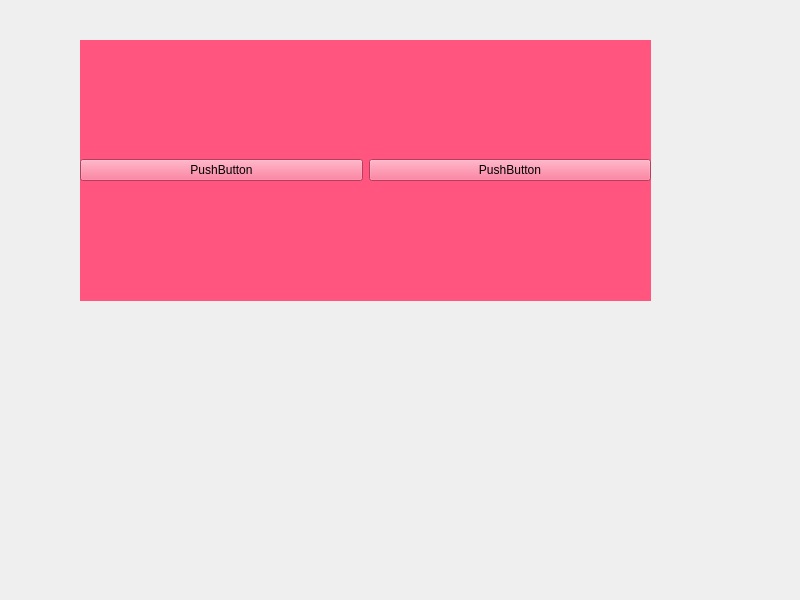
<?xml version="1.0" encoding="UTF-8"?>
<ui version="4.0">
 <class>MainWindow</class>
 <widget class="QMainWindow" name="MainWindow">
  <property name="geometry">
   <rect>
    <x>0</x>
    <y>0</y>
    <width>800</width>
    <height>600</height>
   </rect>
  </property>
  <property name="windowTitle">
   <string>MainWindow</string>
  </property>
  <widget class="QWidget" name="centralwidget">
   <widget class="QWidget" name="widget" native="true">
    <property name="geometry">
     <rect>
      <x>80</x>
      <y>40</y>
      <width>571</width>
      <height>261</height>
     </rect>
    </property>
    <property name="styleSheet">
     <string notr="true">background-color: rgb(255, 85, 127);</string>
    </property>
    <layout class="QHBoxLayout" name="horizontalLayout">
     <item>
      <widget class="QPushButton" name="pushButton">
       <property name="text">
        <string>PushButton</string>
       </property>
      </widget>
     </item>
     <item>
      <widget class="QPushButton" name="pushButton_2">
       <property name="text">
        <string>PushButton</string>
       </property>
      </widget>
     </item>
    </layout>
   </widget>
  </widget>
 </widget>
 <resources/>
 <connections/>
</ui>
